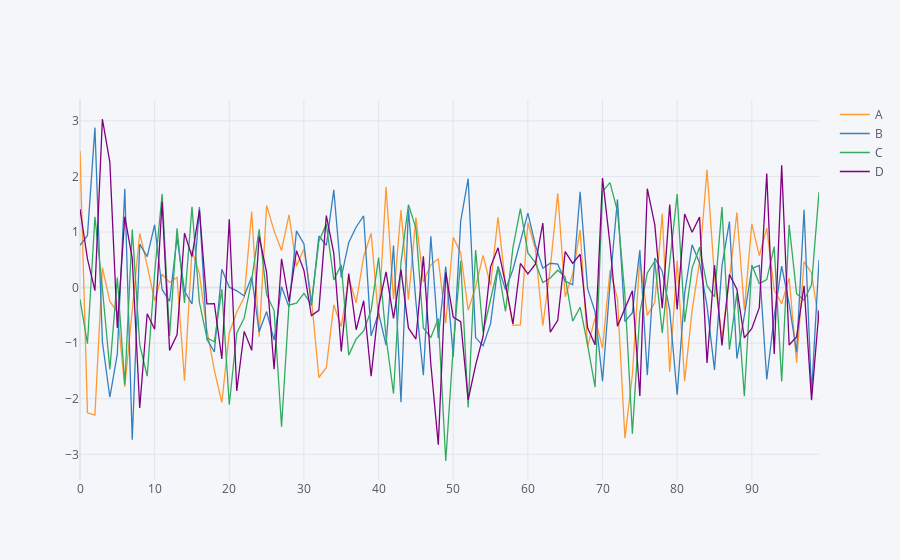

Notebook code for this chart:
### Code cell
df.iplot()#INTERACTIVE PLOT BY IPLOT `
